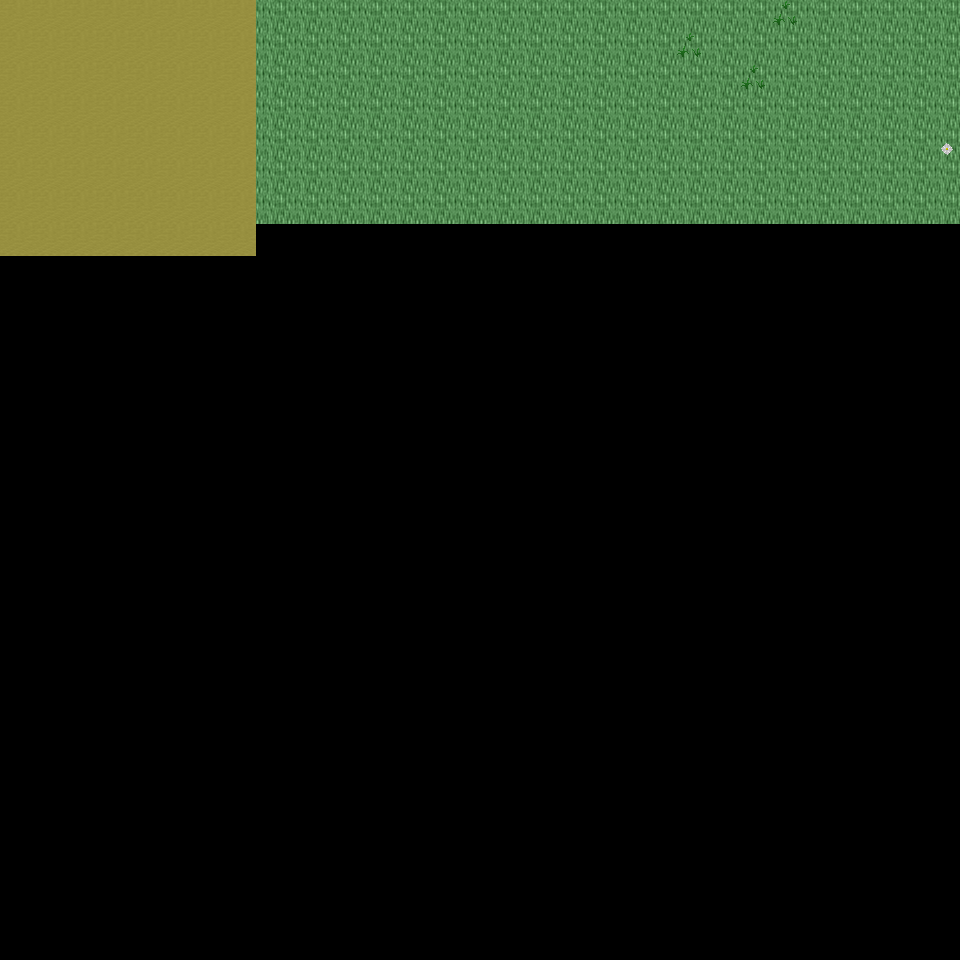

A level layout from a 2D game, rendered from its tile map. Below: a short description, then the map file with tile-grid data replaced by summaries:
An orthogonal 30x30 tile map with 32x32 px tiles, 6 tile layers (Ground, Object, Object2, Above, ...), 25 tilesets and 2 objects (2x mapExit).

<map version="1.0" orientation="orthogonal" renderorder="right-down" width="30" height="30" tilewidth="32" tileheight="32" nextobjectid="3">
  <tileset firstgid="1" name="tileset_ground_ground" tilewidth="32" tileheight="32" tilecount="33" columns="3">
    <image source="../drawable/tileset_ground_ground.png" width="96" height="352" />
  </tileset>
  <tileset firstgid="34" name="tileset_ground_grass_edges" tilewidth="32" tileheight="32" tilecount="36" columns="12">
    <image source="../drawable/tileset_ground_grass_edges.png" width="384" height="96" />
  </tileset>
  <tileset firstgid="70" name="tileset_ground_ridge_earth_dark" tilewidth="32" tileheight="32" tilecount="96" columns="12">
    <image source="../drawable/tileset_ground_ridge_earth_dark.png" width="384" height="256" />
  </tileset>
  <tileset firstgid="166" name="tileset_plant_flower_daisy_white" tilewidth="32" tileheight="32" tilecount="8" columns="2">
    <image source="../drawable/tileset_plant_flower_daisy_white.png" width="64" height="128" />
  </tileset>
  <tileset firstgid="174" name="tileset_plant_grasses" tilewidth="32" tileheight="32" tilecount="6" columns="3">
    <image source="../drawable/tileset_plant_grasses.png" width="96" height="64" />
  </tileset>
  <tileset firstgid="180" name="tileset_ground_rock_pebbles" tilewidth="32" tileheight="32" tilecount="3" columns="1">
    <image source="../drawable/tileset_ground_rock_pebbles.png" width="32" height="96" />
  </tileset>
  <tileset firstgid="183" name="tileset_plant_flower_daisy_blue" tilewidth="32" tileheight="32" tilecount="8" columns="2">
    <image source="../drawable/tileset_plant_flower_daisy_blue.png" width="64" height="128" />
  </tileset>
  <tileset firstgid="191" name="tileset_ground_ladder_vertical_dark" tilewidth="32" tileheight="32" tilecount="3" columns="3">
    <image source="../drawable/tileset_ground_ladder_vertical_dark.png" width="96" height="32" />
  </tileset>
  <tileset firstgid="194" name="tileset_item_corpse_huge_animal" tilewidth="32" tileheight="32" tilecount="16" columns="2">
    <image source="../drawable/tileset_item_corpse_huge_animal.png" width="64" height="256" />
  </tileset>
  <tileset firstgid="210" name="tileset_ground_ladder_steps" tilewidth="32" tileheight="32" tilecount="6" columns="3">
    <image source="../drawable/tileset_ground_ladder_steps.png" width="96" height="64" />
  </tileset>
  <tileset firstgid="216" name="tileset_logic_creature_rodent" tilewidth="32" tileheight="32" tilecount="8" columns="8">
    <image source="../drawable/tileset_logic_creature_rodent.png" width="256" height="32" />
  </tileset>
  <tileset firstgid="224" name="tileset_logic_creature_animal" tilewidth="32" tileheight="32" tilecount="32" columns="8">
    <image source="../drawable/tileset_logic_creature_animal.png" width="256" height="128" />
  </tileset>
  <tileset firstgid="256" name="tileset_logic_portal" tilewidth="32" tileheight="32" tilecount="24" columns="8">
    <image source="../drawable/tileset_logic_portal.png" width="256" height="96" />
  </tileset>
  <tileset firstgid="280" name="tileset_logic_creature_orc" tilewidth="32" tileheight="32" tilecount="5" columns="5">
    <image source="../drawable/tileset_logic_creature_orc.png" width="192" height="32" />
  </tileset>
  <tileset firstgid="285" name="tileset_logic_collision" tilewidth="32" tileheight="32" tilecount="1" columns="1">
    <image source="../drawable/tileset_logic_collision.png" width="32" height="32" />
  </tileset>
  <tileset firstgid="286" name="tileset_ground_green_paving" tilewidth="32" tileheight="32" tilecount="18" columns="3">
    <image source="../drawable/tileset_ground_green_paving.png" width="96" height="192" />
  </tileset>
  <tileset firstgid="304" name="tileset_logic_protection" tilewidth="32" tileheight="32" tilecount="2" columns="2">
    <image source="../drawable/tileset_logic_protection.png" width="64" height="32" />
  </tileset>
  <tileset firstgid="306" name="tileset_ground_earth_edges" tilewidth="32" tileheight="32" tilecount="18" columns="6">
    <image source="../drawable/tileset_ground_earth_edges.png" width="192" height="96" />
  </tileset>
  <tileset firstgid="324" name="tileset_ground_grass_corners" tilewidth="32" tileheight="32" tilecount="24" columns="6">
    <image source="../drawable/tileset_ground_grass_corners.png" width="192" height="128" />
  </tileset>
  <tileset firstgid="348" name="tileset_plant_tree_tree_darkgreen" tilewidth="32" tileheight="32" tilecount="88" columns="8">
    <image source="../drawable/tileset_plant_tree_tree_darkgreen.png" width="256" height="352" />
  </tileset>
  <tileset firstgid="436" name="tileset_plant_tree_evergreen" tilewidth="32" tileheight="32" tilecount="36" columns="3">
    <image source="../drawable/tileset_plant_tree_evergreen.png" width="96" height="384" />
  </tileset>
  <tileset firstgid="472" name="tileset_building_decoration_rocks" tilewidth="32" tileheight="32" tilecount="6" columns="3">
    <image source="../drawable/tileset_building_decoration_rocks.png" width="96" height="64" />
  </tileset>
  <tileset firstgid="478" name="tileset_plant_bush_bushes" tilewidth="32" tileheight="32" tilecount="10" columns="5">
    <image source="../drawable/tileset_plant_bush_bushes.png" width="160" height="64" />
  </tileset>
  <tileset firstgid="488" name="tileset_plant_bush_various_small" tilewidth="32" tileheight="32" tilecount="9" columns="3">
    <image source="../drawable/tileset_plant_bush_various_small.png" width="96" height="96" />
  </tileset>
  <tileset firstgid="497" name="tileset_ground_dry_grass" tilewidth="32" tileheight="32" tilecount="54" columns="9">
    <image source="../drawable/tileset_ground_dry_grass.png" width="288" height="192" />
  </tileset>
  <layer name="Ground" width="30" height="30">
    <data>[900 cells, 218 non-empty, 2 distinct tile ids]</data>
  </layer>
  <layer name="Object" width="30" height="30">
    <data>[900 cells, 4 non-empty, 2 distinct tile ids]</data>
  </layer>
  <layer name="Object2" width="30" height="30">
    <data>[900 cells, 0 non-empty, 0 distinct tile ids]</data>
  </layer>
  <layer name="Above" width="30" height="30">
    <data>[900 cells, 0 non-empty, 0 distinct tile ids]</data>
  </layer>
  <layer name="Above2" width="30" height="30">
    <data>[900 cells, 0 non-empty, 0 distinct tile ids]</data>
  </layer>
  <layer name="Walkable" width="30" height="30">
    <data>[900 cells, 0 non-empty, 0 distinct tile ids]</data>
  </layer>
  <objectgroup name="MapEvents">
    <object id="1" name="north" type="mapExit" x="0" y="0" width="960" height="32">
      <properties>
        <property name="map" value="level_0_x174_y28" />
        <property name="x" value="0" />
        <property name="y" value="28" />
      </properties>
    </object>
    <object id="2" name="west" type="mapExit" x="0" y="0" width="32" height="960">
      <properties>
        <property name="map" value="level_0_x173_y29" />
        <property name="x" value="28" />
        <property name="y" value="0" />
      </properties>
    </object>
  </objectgroup>
</map>
